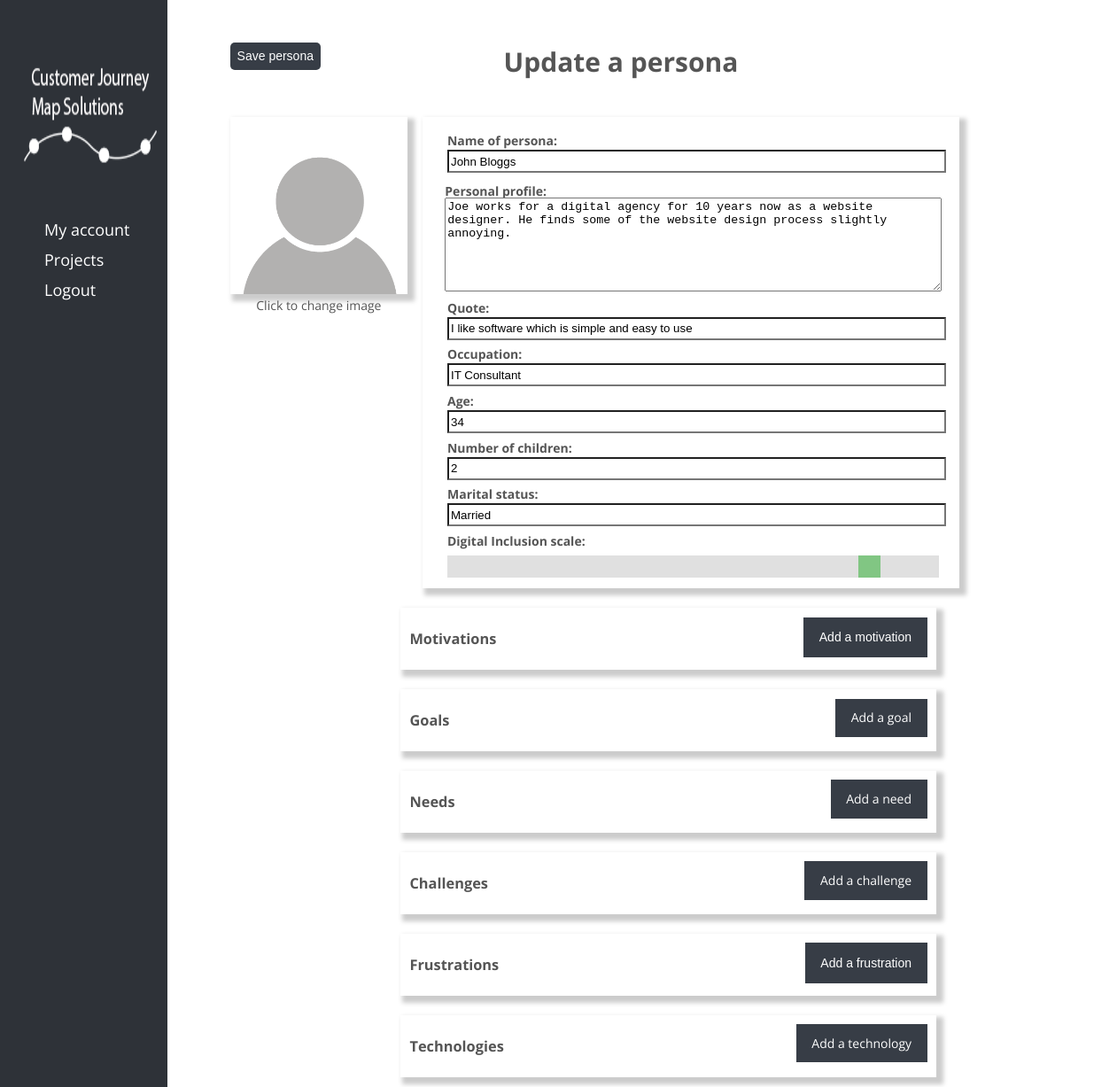
The page /personaEdit.php?personaID=27 (signed in) on the database its author committed.
### tables this page shows
CREATE TABLE `CJ_personas` (
  `personaID` int(11) NOT NULL,
  `personaName` varchar(200) NOT NULL,
  `occupation` varchar(200) NOT NULL,
  `age` int(2) NOT NULL,
  `children` int(2) NOT NULL,
  `martitalStatus` varchar(100) NOT NULL,
  `quote` varchar(500) NOT NULL,
  `digitalInclusionScale` int(2) NOT NULL,
  `personalProfile` varchar(500) NOT NULL,
  `image` varchar(500) NOT NULL DEFAULT 'default-profile.png',
  `projectID` int(11) NOT NULL
);

### personaEdit.php (the view, shortened to what this page needs)
<?php ob_start();
require_once('scripts/functions.php');
echo makePageStart("viewport", "width=device-width, inital-scale=1", "Persona edit", "", "");
echo makeSidebar();
$dbConn = databaseConn::getConnection();
if (isset($_SESSION['forename'])) {
    $personaID = $_GET['personaID'];
    echo "<form action='personaEdit.php?personaID=$personaID' method='post' enctype=\"multipart/form-data\">
            <div class=\"section group\" id='personaFirstSection'>
            <div class='col span_5'>
            <h2 class='h2Persona'>Update a persona</h2>
                <input type='submit' class='project-button-2' value='Save persona' name='savePersona'>
            </div>
        </div>";
    $getPersona = "SELECT personaName, occupation, age, children, martitalStatus, quote, digitalInclusionScale, personalProfile, image
                        FROM CJ_personas
                        WHERE personaID = :personaID";
    $result = $dbConn->prepare($getPersona);
    $result->execute(array(':personaID' => $personaID));
    $recordSet = $result->fetchAll();
    foreach ($recordSet as $row) {
        $personaName = $row['personaName'];
        $occ = $row['occupation'];
        $age = $row['age'];
        $children = $row['children'];
        $quote = $row['quote'];
        $digitalScale = $row['digitalInclusionScale'];
        $profile = $row['personalProfile'];
        $image = $row['image'];
        $martitalStatus = $row['martitalStatus'];
        echo "
        <div class=\"section group\" id='personaFirstSection'>
            <div class='col span_3'>
               <div class='profile-img-container'>
                    <img src=\"images/$image\" class=\"profilePic\" id='image'>
                 </div>
                 <p style='text-align: center'>Click to change image</p>
            </div>
            <div class=\"col span_4\">
                <p class='padding1'><label class='personaLabel'>Name of persona:<label/><br> <input type='text' value='$personaName'  name='personaName' class='personaInput'> </p><br>
                <label class='personaLabel2'>Personal profile:</label>
                <textarea class='textAreaPersona' name='profile'>$profile</textarea>
                <input id='uploadfile' type ='file' value='$image' name='image'>
                <p class='padding1'><label class='personaLabel'>Quote:<label/><br> <input type='text' name='quote' value='$quote' class='personaInput'> </p>
                <p class='padding1'><label class='personaLabel'>Occupation:<label/><br> <input type='text' name='occupation' value='$occ' class='personaInput'> </p>
                <p class='padding1'><label class='personaLabel'>Age:<label/><br> <input type='text' name='age' class='personaInput' value='$age'> </p>
                <p class='padding1'><label class='personaLabel'>Number of children:<label/><br> <input type='text'  name='children' value='$children' class='personaInput'> </p>
                <p class='padding1'><label class='personaLabel'>Marital status:<label/><br> <input type='text' name='maritalStatus' value='$martitalStatus' class='personaInput'> </p>
                <p class='padding1'><label class='personaLabel'>Digital Inclusion scale:</label>
                <input type=\"range\" min=\"1\" max=\"9\" style='width:97%;' value='$digitalScale' class=\"slider\" id=\"myRange\" name='digitalScale'></p>
            </div>
        </div>";
    }
    echo "<div class=\"section group\">";
    echo "<div class=\" col span_4 marginLeftPersona\" id='motivationsAdd' >
                    <h3>Motivations</h3>
                    <button class='buttonPersona' id='motivationBtn'>Add a motivation</button>";
    echo "<div id='motivationAdd'></div>
                </div>";
    echo " <div class=\"col span_4 marginLeftPersona\" id='goalAdd'>
                    <h3>Goals</h3>
                    <a href='#' class='buttonPersona' id='goalBtn'>Add a goal</a>";
    echo "</div>";
    echo "<div class=\" col span_4 marginLeftPersona\" id='needs'>
                <h3>Needs</h3>
                <a href='#' class='buttonPersona' id='needsBtn'>Add a need</a>";
    echo "</div>";
    echo "<div class=\" col span_4 marginLeftPersona\" id='challeneges'>
                <h3>Challenges</h3>
                <a href='#' class='buttonPersona' id='challenegesBtn'>Add a challenge</a>";
    echo "</div>";
    echo "<div class=\" col span_4 marginLeftPersona\" id='frustrations'>
                <h3>Frustrations</h3>
                <button onclick='addFrustration()' class='buttonPersona' id='frustrationsBtn'>Add a frustration</button>";
    echo "</div>";
    echo "<div class=\" col span_4 marginLeftPersona\" id='tech'>
                <h3>Technologies</h3>
                <a href='#' class='buttonPersona' id='techBtn'>Add a technology</a>";
    echo "</div>
        </div>
    </form>";
}
echo makePageFooter();
?>

### css/main.css (style rules this page uses)
html { background-color: white; }
body { margin: 0; font: 14px/1 'Open Sans', sans-serif; color: #555; background: #eee; }
h2 { width: 60%; margin-top: 3%; float: right; }
p { text-align: justify; margin: 0 0 20px; line-height: 1.5; }
.project-button-2 { background-color: #373d46; border: none; border-radius: 5px; -webkit-border-radius: 5px; -moz-border-radius: 5px; color: white; padding: 1% 1%; text-align: center; display: inline-block; font-size: 1em; cursor: pointer; clear: both; text-decoration: none; margin-top: 2%; }
textarea { width: 57%; height:160px; }
.profilePic { height: 200px; width: 200px; box-shadow: 5px 5px 5px 3px #ccc; }
.personaInput { width: 97% !important; float: left !important; height: 20px !important; margin-left: 2% !important; -webkit-border-radius: 0 !important; -moz-border-radius: 0 !important; border-radius: 0 !important; margin-bottom: 0 !important; }
.slider { -webkit-appearance: none; width: 99%; height: 25px; background: #d3d3d3; outline: none; opacity: 0.7; -webkit-transition: .2s; transition: opacity .2s; margin-top: 1%; margin-right: 1%; float: right; }
.textAreaPersona { width: 95%; margin-left: 2.5%; height: 100px; }
.section { clear: both; padding: 0; margin-left: 5%; width: 100%; }
.col { display: block; float: left; margin: 1% 0 1% 1.6%; }
.col:last-child { margin-right: 0; }
.span_3 { width: auto; }
.span_4 { width: 54.5%; border: thin black; box-shadow: 5px 5px 5px 3px #ccc; padding: 1% }
.span_5 { width: 72%; }
#personaFirstSection { margin-top: 2%; }
.marginLeftPersona { margin-left: 19.5%; }
.personaLabel { margin-left: 2%; font-weight: bold; }
.personaLabel2 { margin-left: 2.5%; font-weight: bold; }
.padding1 { padding: 1%; }
.buttonPersona { background-color: #373d46; border: none; color: white; padding: 2.5% 3%; text-align: center; text-decoration: none; display: inline-block; font-size: 1em; margin: 0 0 0 0; cursor: pointer; float: right; }
h3 { float: left; width: 70%; }
.h2Persona { font-size: 30px; }
.profile-img-container { width: 50%; }
a { text-decoration: none; }
#myRange { width:97%; }

### rows shown on the page
cj_personas: image (placeholder picture), personaName "John Bloggs", profile "Joe works for a digital agency for 10 years now as a website designer. He finds some of the website design process slightly annoying.", quote "I like software which is simple and easy to use", occupation "IT Consultant", age "34", children "2", maritalStatus "Married", digitalScale "8"
